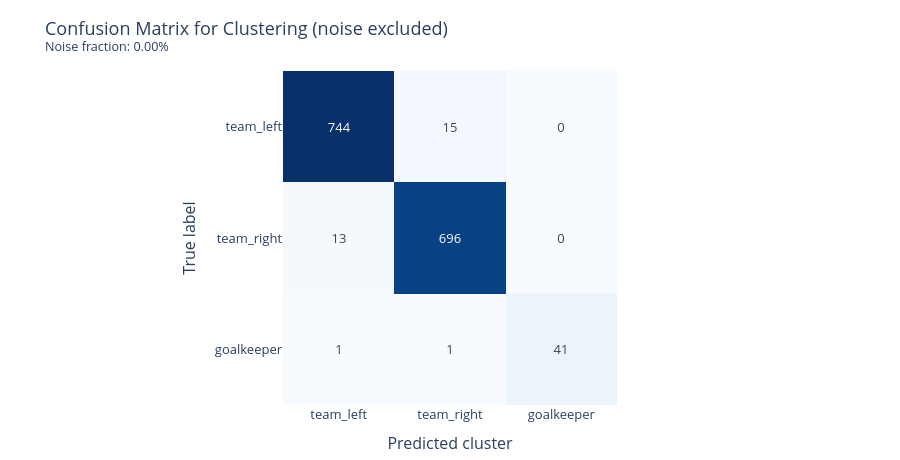

The code cell stored with this chart in its notebook:
### Code cell
model_name = "dino"
method = 'hdbscan'
X, y_true = embeddings[model_name]
_, clusters = run_clustering(X, y_true, method, is_umap=True, is_pca=True, is_scale=False)
plot_confusion_matrix_clustering(y_true, clusters)

### Figure 1 — Plotly figure (JSON) as saved in the notebook; plotly's stock layout.template omitted (floating-point values rounded to 4 significant figures)
{"data": [{"coloraxis": "coloraxis", "hovertemplate": "True: %{y}<br>Predicted: %{x}<br>Value: %{z}<extra></extra>", "name": "0", "texttemplate": "%{z:d}", "type": "heatmap", "x": ["team_left", "team_right", "goalkeeper"], "xaxis": "x", "y": ["team_left", "team_right", "goalkeeper"], "yaxis": "y", "z": [[744, 15, 0], [13, 696, 0], [1, 1, 41]]}], "layout": {"coloraxis": {"colorscale": [[0, "rgb(247,251,255)"], [0.125, "rgb(222,235,247)"], [0.25, "rgb(198,219,239)"], [0.375, "rgb(158,202,225)"], [0.5, "rgb(107,174,214)"], [0.625, "rgb(66,146,198)"], [0.75, "rgb(33,113,181)"], [0.875, "rgb(8,81,156)"], [1, "rgb(8,48,107)"]], "showscale": false}, "font": {"size": 13}, "height": 460, "margin": {"b": 20, "l": 20, "r": 20, "t": 70}, "title": {"text": "Confusion Matrix for Clustering (noise excluded)<br><sup>Noise fraction: 0.00%</sup>"}, "xaxis": {"anchor": "y", "constrain": "domain", "domain": [0, 1], "scaleanchor": "y", "title": {"text": "Predicted cluster"}}, "yaxis": {"anchor": "x", "autorange": "reversed", "constrain": "domain", "domain": [0, 1], "title": {"text": "True label"}}}}
